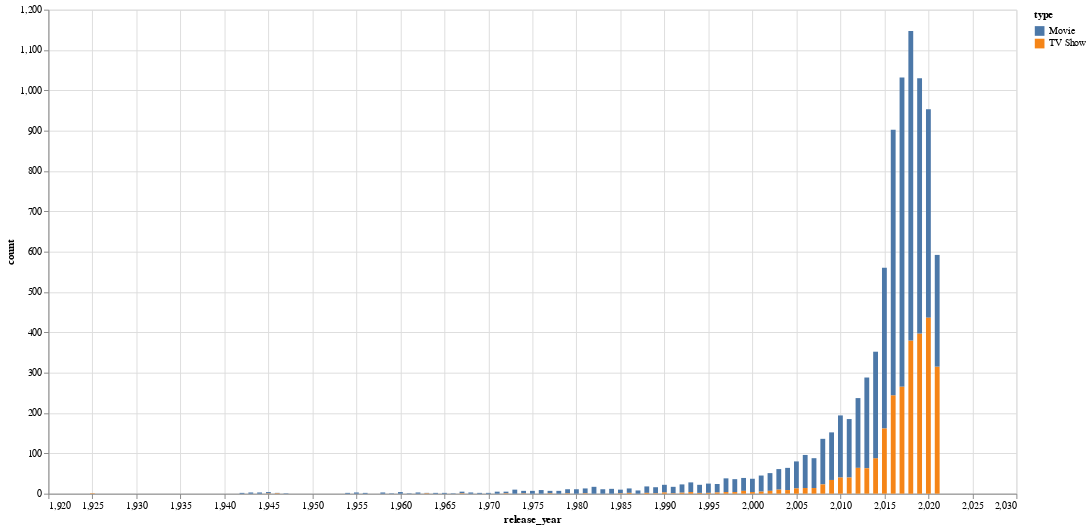

Notebook code for this chart:
### Markdown cell above
We can see that Movie has a viewers rate of 69.6% which is much higher than that of TV Shows which is 30.4%. It is clear that Netflix viewers explore more Movies than TV Shows overall.

However, is this still true over the years? Let's add release year as one more dimension:

### Code cell
%%sql

SELECT
    release_year,
    type,
    COUNT(type) AS count,
FROM 'netflix.csv.gz'
GROUP BY release_year, type
ORDER BY release_year

### Figure 1 — Vega-Lite specification as saved in the notebook (floating-point values rounded to 4 significant figures)
{"config": {"view": {"continuousWidth": 300, "continuousHeight": 300}}, "data": {"name": "data-5274573b7ead2768eef8dc2e7fba8757"}, "mark": {"type": "bar"}, "encoding": {"color": {"field": "type", "type": "nominal"}, "tooltip": [{"field": "release_year", "type": "quantitative"}, {"field": "count", "type": "quantitative"}], "x": {"field": "release_year", "sort": null, "type": "quantitative"}, "y": {"field": "count", "type": "quantitative"}}, "height": 500, "width": 1000, "$schema": "https://vega.github.io/schema/vega-lite/v5.8.0.json", "datasets": {"data-5274573b7ead2768eef8dc2e7fba8757": [{"release_year": 1925, "type": "TV Show", "count": 1}, {"release_year": 1942, "type": "Movie", "count": 2}, {"release_year": 1943, "type": "Movie", "count": 3}, {"release_year": 1944, "type": "Movie", "count": 3}, {"release_year": 1945, "type": "TV Show", "count": 1}, {"release_year": 1945, "type": "Movie", "count": 3}, {"release_year": 1946, "type": "Movie", "count": 1}, {"release_year": 1946, "type": "TV Show", "count": 1}, {"release_year": 1947, "type": "Movie", "count": 1}, {"release_year": 1954, "type": "Movie", "count": 2}, {"release_year": 1955, "type": "Movie", "count": 3}, {"release_year": 1956, "type": "Movie", "count": 2}, {"release_year": 1958, "type": "Movie", "count": 3}, {"release_year": 1959, "type": "Movie", "count": 1}, {"release_year": 1960, "type": "Movie", "count": 4}, {"release_year": 1961, "type": "Movie", "count": 1}, {"release_year": 1962, "type": "Movie", "count": 3}, {"release_year": 1963, "type": "Movie", "count": 1}, {"release_year": 1963, "type": "TV Show", "count": 1}, {"release_year": 1964, "type": "Movie", "count": 2}, {"release_year": 1965, "type": "Movie", "count": 2}, {"release_year": 1966, "type": "Movie", "count": 1}, {"release_year": 1967, "type": "Movie", "count": 4}, {"release_year": 1967, "type": "TV Show", "count": 1}, {"release_year": 1968, "type": "Movie", "count": 3}, {"release_year": 1969, "type": "Movie", "count": 2}, {"release_year": 1970, "type": "Movie", "count": 2}, {"release_year": 1971, "type": "Movie", "count": 5}, {"release_year": 1972, "type": "Movie", "count": 4}, {"release_year": 1972, "type": "TV Show", "count": 1}, {"release_year": 1973, "type": "Movie", "count": 10}, {"release_year": 1974, "type": "TV Show", "count": 1}, {"release_year": 1974, "type": "Movie", "count": 6}, {"release_year": 1975, "type": "Movie", "count": 7}, {"release_year": 1976, "type": "Movie", "count": 9}, {"release_year": 1977, "type": "Movie", "count": 6}, {"release_year": 1977, "type": "TV Show", "count": 1}, {"release_year": 1978, "type": "Movie", "count": 7}, {"release_year": 1979, "type": "Movie", "count": 10}, {"release_year": 1979, "type": "TV Show", "count": 1}, {"release_year": 1980, "type": "Movie", "count": 11}, {"release_year": 1981, "type": "Movie", "count": 12}, {"release_year": 1981, "type": "TV Show", "count": 1}, {"release_year": 1982, "type": "Movie", "count": 17}, {"release_year": 1983, "type": "Movie", "count": 11}, {"release_year": 1984, "type": "Movie", "count": 12}, {"release_year": 1985, "type": "Movie", "count": 9}, {"release_year": 1985, "type": "TV Show", "count": 1}, {"release_year": 1986, "type": "Movie", "count": 11}, {"release_year": 1986, "type": "TV Show", "count": 2}, {"release_year": 1987, "type": "Movie", "count": 8}, {"release_year": 1988, "type": "Movie", "count": 16}, {"release_year": 1988, "type": "TV Show", "count": 2}, {"release_year": 1989, "type": "Movie", "count": 15}, {"release_year": 1989, "type": "TV Show", "count": 1}, {"release_year": 1990, "type": "Movie", "count": 19}, {"release_year": 1990, "type": "TV Show", "count": 3}, {"release_year": 1991, "type": "Movie", "count": 16}, {"release_year": 1991, "type": "TV Show", "count": 1}, {"release_year": 1992, "type": "TV Show", "count": 3}, {"release_year": 1992, "type": "Movie", "count": 20}, {"release_year": 1993, "type": "Movie", "count": 24}, {"release_year": 1993, "type": "TV Show", "count": 4}, {"release_year": 1994, "type": "TV Show", "count": 2}, {"release_year": 1994, "type": "Movie", "count": 20}, {"release_year": 1995, "type": "Movie", "count": 23}, {"release_year": 1995, "type": "TV Show", "count": 2}, {"release_year": 1996, "type": "Movie", "count": 21}, {"release_year": 1996, "type": "TV Show", "count": 3}, {"release_year": 1997, "type": "Movie", "count": 34}, {"release_year": 1997, "type": "TV Show", "count": 4}, {"release_year": 1998, "type": "Movie", "count": 32}, {"release_year": 1998, "type": "TV Show", "count": 4}, {"release_year": 1999, "type": "Movie", "count": 32}, {"release_year": 1999, "type": "TV Show", "count": 7}, {"release_year": 2000, "type": "Movie", "count": 33}, {"release_year": 2000, "type": "TV Show", "count": 4}, {"release_year": 2001, "type": "Movie", "count": 40}, {"release_year": 2001, "type": "TV Show", "count": 5}, {"release_year": 2002, "type": "Movie", "count": 44}, {"release_year": 2002, "type": "TV Show", "count": 7}, {"release_year": 2003, "type": "Movie", "count": 51}, {"release_year": 2003, "type": "TV Show", "count": 10}, {"release_year": 2004, "type": "Movie", "count": 55}, {"release_year": 2004, "type": "TV Show", "count": 9}, {"release_year": 2005, "type": "Movie", "count": 67}, {"release_year": 2005, "type": "TV Show", "count": 13}, {"release_year": 2006, "type": "Movie", "count": 82}, {"release_year": 2006, "type": "TV Show", "count": 14}, {"release_year": 2007, "type": "Movie", "count": 74}, {"release_year": 2007, "type": "TV Show", "count": 14}, {"release_year": 2008, "type": "Movie", "count": 113}, {"release_year": 2008, "type": "TV Show", "count": 23}, {"release_year": 2009, "type": "Movie", "count": 118}, {"release_year": 2009, "type": "TV Show", "count": 34}, {"release_year": 2010, "type": "Movie", "count": 154}, {"release_year": 2010, "type": "TV Show", "count": 40}, {"release_year": 2011, "type": "Movie", "count": 145}, {"release_year": 2011, "type": "TV Show", "count": 40}, {"release_year": 2012, "type": "Movie", "count": 173}, {"release_year": 2012, "type": "TV Show", "count": 64}, {"release_year": 2013, "type": "Movie", "count": 225}, {"release_year": 2013, "type": "TV Show", "count": 63}, {"release_year": 2014, "type": "TV Show", "count": 88}, {"release_year": 2014, "type": "Movie", "count": 264}, {"release_year": 2015, "type": "TV Show", "count": 162}, {"release_year": 2015, "type": "Movie", "count": 398}, {"release_year": 2016, "type": "TV Show", "count": 244}, {"release_year": 2016, "type": "Movie", "count": 658}, {"release_year": 2017, "type": "Movie", "count": 767}, {"release_year": 2017, "type": "TV Show", "count": 265}, {"release_year": 2018, "type": "TV Show", "count": 380}, {"release_year": 2018, "type": "Movie", "count": 767}, {"release_year": 2019, "type": "TV Show", "count": 397}, {"release_year": 2019, "type": "Movie", "count": 633}, {"release_year": 2020, "type": "Movie", "count": 517}, {"release_year": 2020, "type": "TV Show", "count": 436}, {"release_year": 2021, "type": "TV Show", "count": 315}, {"release_year": 2021, "type": "Movie", "count": 277}]}}
